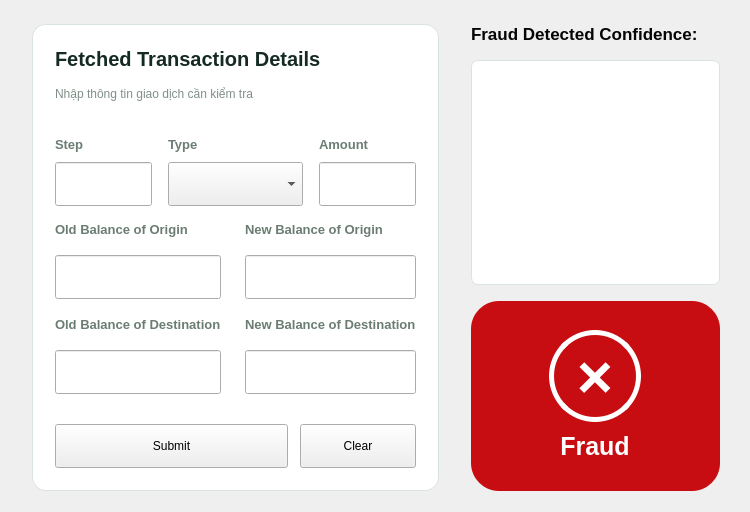
                        <widget class="QWidget" name="failPage">
                          <layout class="QHBoxLayout" name="qhboxlayout10" stretch="8,5">
                            <property name="leftMargin">
                              <number>32</number>
                            </property>
                            <property name="topMargin">
                              <number>24</number>
                            </property>
                            <property name="rightMargin">
                              <number>30</number>
                            </property>
                            <property name="bottomMargin">
                              <number>21</number>
                            </property>
                            <property name="spacing">
                              <number>32</number>
                            </property>
                            <item>
                              <widget class="QFrame" name="formPanel2">
                                <property name="styleSheet">
                                  <string>QFrame#formPanel2 {background:white;border:1px solid #DAE3DE;border-radius:14px;}</string>
                                </property>
                                <layout class="QVBoxLayout" name="failFormLayout">
                                  <property name="leftMargin">
                                    <number>22</number>
                                  </property>
                                  <property name="topMargin">
                                    <number>22</number>
                                  </property>
                                  <property name="rightMargin">
                                    <number>22</number>
                                  </property>
                                  <property name="bottomMargin">
                                    <number>22</number>
                                  </property>
                                  <property name="spacing">
                                    <number>16</number>
                                  </property>
                                  <item>
                                    <widget class="QLabel" name="failFormTitle">
                                      <property name="text">
                                        <string>Fetched Transaction Details</string>
                                      </property>
                                      <property name="styleSheet">
                                        <string>font-size:20px;color:#152A23;font-weight:700;background:transparent;</string>
                                      </property>
                                      <property name="wordWrap">
                                        <bool>false</bool>
                                      </property>
                                    </widget>
                                  </item>
                                  <item>
                                    <widget class="QLabel" name="failFormSubtitle">
                                      <property name="text">
                                        <string>Nhập thông tin giao dịch cần kiểm tra</string>
                                      </property>
                                      <property name="styleSheet">
                                        <string>font-size:12px;color:#809087;font-weight:400;background:transparent;</string>
                                      </property>
                                      <property name="wordWrap">
                                        <bool>false</bool>
                                      </property>
                                    </widget>
                                  </item>
                                  <item>
                                    <spacer name="failTopSpace">
                                      <property name="orientation">
                                        <enum>Qt::Vertical</enum>
                                      </property>
                                      <property name="sizeHint">
                                        <size>
                                          <width>0</width>
                                          <height>20</height>
                                        </size>
                                      </property>
                                      <property name="sizeType">
                                        <enum>QSizePolicy::Fixed</enum>
                                      </property>
                                    </spacer>
                                  </item>
                                  <item>
                                    <layout class="QGridLayout" name="failCompactInputs" columnstretch="1,1,1">
                                      <property name="horizontalSpacing">
                                        <number>16</number>
                                      </property>
                                      <property name="verticalSpacing">
                                        <number>10</number>
                                      </property>
                                      <item row="0" column="0">
                                        <widget class="QLabel" name="failstepCaption">
                                          <property name="text">
                                            <string>Step</string>
                                          </property>
                                          <property name="styleSheet">
                                            <string>font-size:13px;color:#6B7D72;font-weight:700;background:transparent;</string>
                                          </property>
                                          <property name="wordWrap">
                                            <bool>false</bool>
                                          </property>
                                        </widget>
                                      </item>
                                      <item row="1" column="0">
                                        <widget class="QLineEdit" name="fail_step">
                                          <property name="text">
                                            <string />
                                          </property>
                                          <property name="placeholderText">
                                            <string />
                                          </property>
                                          <property name="minimumSize">
                                            <size>
                                              <width>0</width>
                                              <height>44</height>
                                            </size>
                                          </property>
                                          <property name="maximumSize">
                                            <size>
                                              <width>16777215</width>
                                              <height>44</height>
                                            </size>
                                          </property>
                                        </widget>
                                      </item>
                                      <item row="0" column="1">
                                        <widget class="QLabel" name="failtypeCaption">
                                          <property name="text">
                                            <string>Type</string>
                                          </property>
                                          <property name="styleSheet">
                                            <string>font-size:13px;color:#6B7D72;font-weight:700;background:transparent;</string>
                                          </property>
                                          <property name="wordWrap">
                                            <bool>false</bool>
                                          </property>
                                        </widget>
                                      </item>
                                      <item row="1" column="1">
                                        <widget class="QComboBox" name="fail_type">
                                          <item>
                                            <property name="text">
                                              <string>CASH_IN</string>
                                            </property>
                                          </item>
                                          <item>
                                            <property name="text">
                                              <string>CASH_OUT</string>
                                            </property>
                                          </item>
                                          <item>
                                            <property name="text">
                                              <string>DEBIT</string>
                                            </property>
                                          </item>
                                          <item>
                                            <property name="text">
                                              <string>PAYMENT</string>
                                            </property>
                                          </item>
                                          <item>
                                            <property name="text">
                                              <string>TRANSFER</string>
                                            </property>
                                          </item>
                                          <property name="placeholderText">
                                            <string>Chọn loại giao dịch</string>
                                          </property>
                                          <property name="currentIndex">
                                            <number>-1</number>
                                          </property>
                                          <property name="minimumSize">
                                            <size>
                                              <width>0</width>
                                              <height>44</height>
                                            </size>
                                          </property>
                                          <property name="maximumSize">
                                            <size>
                                              <width>16777215</width>
                                              <height>44</height>
                                            </size>
                                          </property>
                                        </widget>
                                      </item>
                                      <item row="0" column="2">
                                        <widget class="QLabel" name="failamountCaption">
                                          <property name="text">
                                            <string>Amount</string>
                                          </property>
                                          <property name="styleSheet">
                                            <string>font-size:13px;color:#6B7D72;font-weight:700;background:transparent;</string>
                                          </property>
                                          <property name="wordWrap">
                                            <bool>false</bool>
                                          </property>
                                        </widget>
                                      </item>
                                      <item row="1" column="2">
                                        <widget class="QLineEdit" name="fail_amount">
                                          <property name="text">
                                            <string />
                                          </property>
                                          <property name="placeholderText">
                                            <string />
                                          </property>
                                          <property name="minimumSize">
                                            <size>
                                              <width>0</width>
                                              <height>44</height>
                                            </size>
                                          </property>
                                          <property name="maximumSize">
                                            <size>
                                              <width>16777215</width>
                                              <height>44</height>
                                            </size>
                                          </property>
                                        </widget>
                                      </item>
                                    </layout>
                                  </item>
                                  <item>
                                    <layout class="QGridLayout" name="failBalanceInputs" columnstretch="1,1">
                                      <property name="horizontalSpacing">
                                        <number>24</number>
                                      </property>
                                      <item row="0" column="0">
                                        <widget class="QLabel" name="failoldbalanceOrgCaption">
                                          <property name="text">
                                            <string>Old Balance of Origin</string>
                                          </property>
                                          <property name="styleSheet">
                                            <string>font-size:13px;color:#6B7D72;font-weight:700;background:transparent;</string>
                                          </property>
                                          <property name="wordWrap">
                                            <bool>false</bool>
                                          </property>
                                        </widget>
                                      </item>
                                      <item row="1" column="0">
                                        <widget class="QLineEdit" name="fail_oldbalanceOrg">
                                          <property name="text">
                                            <string />
                                          </property>
                                          <property name="placeholderText">
                                            <string />
                                          </property>
                                          <property name="minimumSize">
                                            <size>
                                              <width>0</width>
                                              <height>44</height>
                                            </size>
                                          </property>
                                          <property name="maximumSize">
                                            <size>
                                              <width>16777215</width>
                                              <height>44</height>
                                            </size>
                                          </property>
                                        </widget>
                                      </item>
                                      <item row="0" column="1">
                                        <widget class="QLabel" name="failnewbalanceOrigCaption">
                                          <property name="text">
                                            <string>New Balance of Origin</string>
                                          </property>
                                          <property name="styleSheet">
                                            <string>font-size:13px;color:#6B7D72;font-weight:700;background:transparent;</string>
                                          </property>
                                          <property name="wordWrap">
                                            <bool>false</bool>
                                          </property>
                                        </widget>
                                      </item>
                                      <item row="1" column="1">
                                        <widget class="QLineEdit" name="fail_newbalanceOrig">
                                          <property name="text">
                                            <string />
                                          </property>
                                          <property name="placeholderText">
                                            <string />
                                          </property>
                                          <property name="minimumSize">
                                            <size>
                                              <width>0</width>
                                              <height>44</height>
                                            </size>
                                          </property>
                                          <property name="maximumSize">
                                            <size>
                                              <width>16777215</width>
                                              <height>44</height>
                                            </size>
                                          </property>
                                        </widget>
                                      </item>
                                      <item row="2" column="0">
                                        <widget class="QLabel" name="failoldbalanceDestCaption">
                                          <property name="text">
                                            <string>Old Balance of Destination</string>
                                          </property>
                                          <property name="styleSheet">
                                            <string>font-size:13px;color:#6B7D72;font-weight:700;background:transparent;</string>
                                          </property>
                                          <property name="wordWrap">
                                            <bool>false</bool>
                                          </property>
                                        </widget>
                                      </item>
                                      <item row="3" column="0">
                                        <widget class="QLineEdit" name="fail_oldbalanceDest">
                                          <property name="text">
                                            <string />
                                          </property>
                                          <property name="placeholderText">
                                            <string />
                                          </property>
                                          <property name="minimumSize">
                                            <size>
                                              <width>0</width>
                                              <height>44</height>
                                            </size>
                                          </property>
                                          <property name="maximumSize">
                                            <size>
                                              <width>16777215</width>
                                              <height>44</height>
                                            </size>
                                          </property>
                                        </widget>
                                      </item>
                                      <item row="2" column="1">
                                        <widget class="QLabel" name="failnewbalanceDestCaption">
                                          <property name="text">
                                            <string>New Balance of Destination</string>
                                          </property>
                                          <property name="styleSheet">
                                            <string>font-size:13px;color:#6B7D72;font-weight:700;background:transparent;</string>
                                          </property>
                                          <property name="wordWrap">
                                            <bool>false</bool>
                                          </property>
                                        </widget>
                                      </item>
                                      <item row="3" column="1">
                                        <widget class="QLineEdit" name="fail_newbalanceDest">
                                          <property name="text">
                                            <string />
                                          </property>
                                          <property name="placeholderText">
                                            <string />
                                          </property>
                                          <property name="minimumSize">
                                            <size>
                                              <width>0</width>
                                              <height>44</height>
                                            </size>
                                          </property>
                                          <property name="maximumSize">
                                            <size>
                                              <width>16777215</width>
                                              <height>44</height>
                                            </size>
                                          </property>
                                        </widget>
                                      </item>
                                      <property name="verticalSpacing">
                                        <number>18</number>
                                      </property>
                                    </layout>
                                  </item>
                                  <item>
                                    <spacer name="failBottomSpace">
                                      <property name="orientation">
                                        <enum>Qt::Vertical</enum>
                                      </property>
                                      <property name="sizeType">
                                        <enum>QSizePolicy::Expanding</enum>
                                      </property>
                                      <property name="sizeHint">
                                        <size>
                                          <width>0</width>
                                          <height>8</height>
                                        </size>
                                      </property>
                                    </spacer>
                                  </item>
                                  <item>
                                    <layout class="QHBoxLayout" name="failActions" stretch="2,1">
                                      <property name="spacing">
                                        <number>12</number>
                                      </property>
                                      <item>
                                        <widget class="QPushButton" name="failSubmitButton">
                                          <property name="text">
                                            <string>Submit</string>
                                          </property>
                                          <property name="minimumSize">
                                            <size>
                                              <width>0</width>
                                              <height>44</height>
                                            </size>
                                          </property>
                                        </widget>
                                      </item>
                                      <item>
                                        <widget class="QPushButton" name="failClearButton">
                                          <property name="text">
                                            <string>Clear</string>
                                          </property>
                                          <property name="minimumSize">
                                            <size>
                                              <width>0</width>
                                              <height>44</height>
                                            </size>
                                          </property>
                                        </widget>
                                      </item>
                                    </layout>
                                  </item>
                                </layout>
                              </widget>
                            </item>
                            <item>
                              <layout class="QVBoxLayout" name="qvboxlayout17" stretch="0,3,2">
                                <property name="leftMargin">
                                  <number>0</number>
                                </property>
                                <property name="topMargin">
                                  <number>0</number>
                                </property>
                                <property name="rightMargin">
                                  <number>0</number>
                                </property>
                                <property name="bottomMargin">
                                  <number>0</number>
                                </property>
                                <property name="spacing">
                                  <number>16</number>
                                </property>
                                <item>
                                  <widget class="QLabel" name="qlabel37">
                                    <property name="styleSheet">
                                      <string>font-size:17px;color:#050505;font-weight:700;background:transparent;</string>
                                    </property>
                                    <property name="text">
                                      <string>Fraud Detected Confidence:</string>
                                    </property>
                                    <property name="wordWrap">
                                      <bool>false</bool>
                                    </property>
                                  </widget>
                                </item>
                                <item>
                                  <widget class="QFrame" name="card6">
                                    <property name="styleSheet">
                                      <string>QFrame#card6 {background:white;border:1px solid #DAE3DE;border-radius:7px;}</string>
                                    </property>
                                    <layout class="QVBoxLayout" name="qvboxlayout18" stretch="0">
                                      <property name="leftMargin">
                                        <number>9</number>
                                      </property>
                                      <property name="topMargin">
                                        <number>9</number>
                                      </property>
                                      <property name="rightMargin">
                                        <number>9</number>
                                      </property>
                                      <property name="bottomMargin">
                                        <number>9</number>
                                      </property>
                                      <property name="spacing">
                                        <number>6</number>
                                      </property>
                                      <item>
                                        <widget class="QWidget" name="failConfidenceHost">
                                          <layout class="QVBoxLayout" name="chartPreviewLayout4">
                                            </layout>
                                          <property name="minimumSize">
                                            <size>
                                              <width>190</width>
                                              <height>205</height>
                                            </size>
                                          </property>
                                        </widget>
                                      </item>
                                    </layout>
                                  </widget>
                                </item>
                                <item>
                                  <widget class="QFrame" name="failResultBadge">
                                    <property name="styleSheet">
                                      <string>background:#C80D12;border-radius:28px;</string>
                                    </property>
                                    <property name="minimumSize">
                                      <size>
                                        <width>0</width>
                                        <height>190</height>
                                      </size>
                                    </property>
                                    <property name="maximumSize">
                                      <size>
                                        <width>16777215</width>
                                        <height>230</height>
                                      </size>
                                    </property>
                                    <layout class="QVBoxLayout" name="failBadgeLayout">
                                      <property name="leftMargin">
                                        <number>18</number>
                                      </property>
                                      <property name="topMargin">
                                        <number>18</number>
                                      </property>
                                      <property name="rightMargin">
                                        <number>18</number>
                                      </property>
                                      <property name="bottomMargin">
                                        <number>18</number>
                                      </property>
                                      <property name="spacing">
                                        <number>10</number>
                                      </property>
                                      <property name="alignment">
                                        <set>Qt::AlignCenter</set>
                                      </property>
                                      <item alignment="Qt::AlignHCenter">
                                        <widget class="QLabel" name="failResultIcon">
                                          <property name="text">
                                            <string>×</string>
                                          </property>
                                          <property name="wordWrap">
                                            <bool>false</bool>
                                          </property>
                                          <property name="alignment">
                                            <set>Qt::AlignCenter</set>
                                          </property>
                                          <property name="minimumSize">
                                            <size>
                                              <width>92</width>
                                              <height>92</height>
                                            </size>
                                          </property>
                                          <property name="maximumSize">
                                            <size>
                                              <width>92</width>
                                              <height>92</height>
                                            </size>
                                          </property>
                                          <property name="styleSheet">
                                            <string>color:white;font-size:62px;font-weight:500;border:5px solid white;border-radius:46px;background:transparent;</string>
                                          </property>
                                        </widget>
                                      </item>
                                      <item>
                                        <widget class="QLabel" name="failResultText">
                                          <property name="text">
                                            <string>Fraud</string>
                                          </property>
                                          <property name="styleSheet">
                                            <string>font-size:25px;color:white;font-weight:700;background:transparent;</string>
                                          </property>
                                          <property name="wordWrap">
                                            <bool>false</bool>
                                          </property>
                                          <property name="alignment">
                                            <set>Qt::AlignCenter</set>
                                          </property>
                                        </widget>
                                      </item>
                                    </layout>
                                  </widget>
                                </item>
                              </layout>
                            </item>
                          </layout>
                        </widget>
